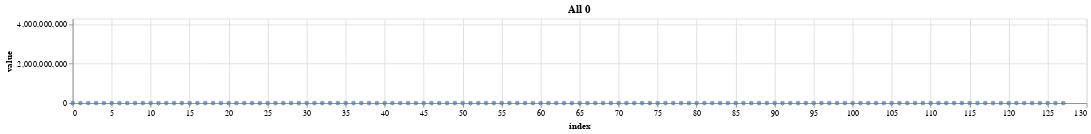
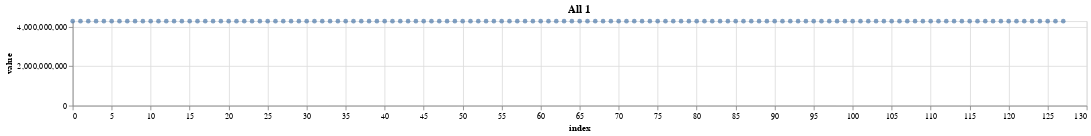
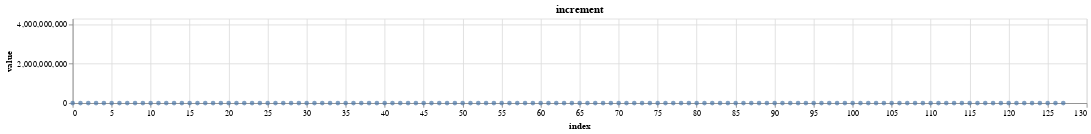
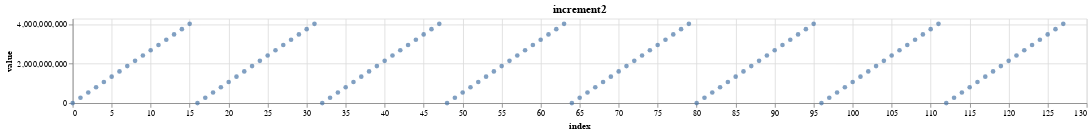

The notebook cell saved with these charts, in order:
### Code cell
from dataclasses import dataclass
import random
from typing import Callable, List
import pandas as pd
import altair as alt


@dataclass
class TestData:
    """Test data class for testing the performance of the algorithm. The data is a list of integers."""

    name: str
    data: List[int]

    def display(self):
        """Display the data using Altair."""
        df = pd.DataFrame(enumerate(self.data), columns=["index", "value"])
        alt.Chart(df).mark_circle().properties(
            title=self.name, width=1200, height=100
        ).encode(
            alt.X("index:Q"),
            alt.Y("value:Q", scale=alt.Scale(zero=True, domain=[0, 0xFFFFFFFF])),
        ).display()

    def transform(
        self, f: Callable[["TestData"], List[int]], name: str = "transform"
    ) -> "TestData":
        """Transform the data using the function f. The function f should take a TestData object and return a list of integers."""
        return TestData(name=f"{name}({self.name})", data=f(self.data))


TEST_DATA_LEN = 512 // 4 # (512 + 8) * 4 + 12
test_datas = [
    TestData(name="All 0", data=[0x00000000 for _ in range(TEST_DATA_LEN)]),
    TestData(name="All 1", data=[0xFFFFFFFF for _ in range(TEST_DATA_LEN)]),
    TestData(name="increment", data=[(i & 0xFFFFFFFF) for i in range(TEST_DATA_LEN)]),
    TestData(
        name="increment2",
        data=[((i * 0x10000000) & 0xFFFFFFFF) for i in range(TEST_DATA_LEN)],
    ),
    TestData(name="bitwalk", data=[(1 << (i % 32)) for i in range(TEST_DATA_LEN)]),
    TestData(
        name="bitwalk2",
        data=[(~(1 << (i % 32)) & 0xFFFFFFFF) for i in range(TEST_DATA_LEN)],
    ),
    TestData(
        name="random1",
        data=[random.randint(0, 0xFFFFFFFF) for _ in range(TEST_DATA_LEN)],
    ),
    TestData(
        name="random2",
        data=[random.randint(0, 0xFFFFFFFF) for _ in range(TEST_DATA_LEN)],
    ),
]

for test_data in test_datas:
    test_data.display()

### Figure 1 — Vega-Lite specification as saved in the notebook (floating-point values rounded to 4 significant figures)
{"config": {"view": {"continuousWidth": 300, "continuousHeight": 300}}, "data": {"name": "data-a92700bd8e80aba084182273712dca5a"}, "mark": {"type": "circle"}, "encoding": {"x": {"field": "index", "type": "quantitative"}, "y": {"field": "value", "scale": {"domain": [0, 4294967295], "zero": true}, "type": "quantitative"}}, "height": 100, "title": "All 0", "width": 1200, "$schema": "https://vega.github.io/schema/vega-lite/v5.17.0.json", "datasets": {"data-a92700bd8e80aba084182273712dca5a": [{"index": 0, "value": 0}, {"index": 1, "value": 0}, {"index": 2, "value": 0}, {"index": 3, "value": 0}, {"index": 4, "value": 0}, {"index": 5, "value": 0}, {"index": 6, "value": 0}, {"index": 7, "value": 0}, {"index": 8, "value": 0}, {"index": 9, "value": 0}, {"index": 10, "value": 0}, {"index": 11, "value": 0}, {"index": 12, "value": 0}, {"index": 13, "value": 0}, {"index": 14, "value": 0}, {"index": 15, "value": 0}, {"index": 16, "value": 0}, {"index": 17, "value": 0}, {"index": 18, "value": 0}, {"index": 19, "value": 0}, {"index": 20, "value": 0}, {"index": 21, "value": 0}, {"index": 22, "value": 0}, {"index": 23, "value": 0}, {"index": 24, "value": 0}, {"index": 25, "value": 0}, {"index": 26, "value": 0}, {"index": 27, "value": 0}, {"index": 28, "value": 0}, {"index": 29, "value": 0}, {"index": 30, "value": 0}, {"index": 31, "value": 0}, {"index": 32, "value": 0}, {"index": 33, "value": 0}, {"index": 34, "value": 0}, {"index": 35, "value": 0}, {"index": 36, "value": 0}, {"index": 37, "value": 0}, {"index": 38, "value": 0}, {"index": 39, "value": 0}, {"index": 40, "value": 0}, {"index": 41, "value": 0}, {"index": 42, "value": 0}, {"index": 43, "value": 0}, {"index": 44, "value": 0}, {"index": 45, "value": 0}, {"index": 46, "value": 0}, {"index": 47, "value": 0}, {"index": 48, "value": 0}, {"index": 49, "value": 0}, {"index": 50, "value": 0}, {"index": 51, "value": 0}, {"index": 52, "value": 0}, {"index": 53, "value": 0}, {"index": 54, "value": 0}, {"index": 55, "value": 0}, {"index": 56, "value": 0}, {"index": 57, "value": 0}, {"index": 58, "value": 0}, {"index": 59, "value": 0}, {"index": 60, "value": 0}, {"index": 61, "value": 0}, {"index": 62, "value": 0}, {"index": 63, "value": 0}, {"index": 64, "value": 0}, {"index": 65, "value": 0}, {"index": 66, "value": 0}, {"index": 67, "value": 0}, {"index": 68, "value": 0}, {"index": 69, "value": 0}, {"index": 70, "value": 0}, {"index": 71, "value": 0}, {"index": 72, "value": 0}, {"index": 73, "value": 0}, {"index": 74, "value": 0}, {"index": 75, "value": 0}, {"index": 76, "value": 0}, {"index": 77, "value": 0}, {"index": 78, "value": 0}, {"index": 79, "value": 0}, {"index": 80, "value": 0}, {"index": 81, "value": 0}, {"index": 82, "value": 0}, {"index": 83, "value": 0}, {"index": 84, "value": 0}, {"index": 85, "value": 0}, {"index": 86, "value": 0}, {"index": 87, "value": 0}, {"index": 88, "value": 0}, {"index": 89, "value": 0}, {"index": 90, "value": 0}, {"index": 91, "value": 0}, {"index": 92, "value": 0}, {"index": 93, "value": 0}, {"index": 94, "value": 0}, {"index": 95, "value": 0}, {"index": 96, "value": 0}, {"index": 97, "value": 0}, {"index": 98, "value": 0}, {"index": 99, "value": 0}, {"index": 100, "value": 0}, {"index": 101, "value": 0}, {"index": 102, "value": 0}, {"index": 103, "value": 0}, {"index": 104, "value": 0}, {"index": 105, "value": 0}, {"index": 106, "value": 0}, {"index": 107, "value": 0}, {"index": 108, "value": 0}, {"index": 109, "value": 0}, {"index": 110, "value": 0}, {"index": 111, "value": 0}, {"index": 112, "value": 0}, {"index": 113, "value": 0}, {"index": 114, "value": 0}, {"index": 115, "value": 0}, {"index": 116, "value": 0}, {"index": 117, "value": 0}, {"index": 118, "value": 0}, {"index": 119, "value": 0}, {"index": 120, "value": 0}, {"index": 121, "value": 0}, {"index": 122, "value": 0}, {"index": 123, "value": 0}, {"index": 124, "value": 0}, {"index": 125, "value": 0}, {"index": 126, "value": 0}, {"index": 127, "value": 0}]}}

### Figure 2 — Vega-Lite specification as saved in the notebook (floating-point values rounded to 4 significant figures)
{"config": {"view": {"continuousWidth": 300, "continuousHeight": 300}}, "data": {"name": "data-613afcc40136a60366fa7224918b0350"}, "mark": {"type": "circle"}, "encoding": {"x": {"field": "index", "type": "quantitative"}, "y": {"field": "value", "scale": {"domain": [0, 4294967295], "zero": true}, "type": "quantitative"}}, "height": 100, "title": "All 1", "width": 1200, "$schema": "https://vega.github.io/schema/vega-lite/v5.17.0.json", "datasets": {"data-613afcc40136a60366fa7224918b0350": [{"index": 0, "value": 4294967295}, {"index": 1, "value": 4294967295}, {"index": 2, "value": 4294967295}, {"index": 3, "value": 4294967295}, {"index": 4, "value": 4294967295}, {"index": 5, "value": 4294967295}, {"index": 6, "value": 4294967295}, {"index": 7, "value": 4294967295}, {"index": 8, "value": 4294967295}, {"index": 9, "value": 4294967295}, {"index": 10, "value": 4294967295}, {"index": 11, "value": 4294967295}, {"index": 12, "value": 4294967295}, {"index": 13, "value": 4294967295}, {"index": 14, "value": 4294967295}, {"index": 15, "value": 4294967295}, {"index": 16, "value": 4294967295}, {"index": 17, "value": 4294967295}, {"index": 18, "value": 4294967295}, {"index": 19, "value": 4294967295}, {"index": 20, "value": 4294967295}, {"index": 21, "value": 4294967295}, {"index": 22, "value": 4294967295}, {"index": 23, "value": 4294967295}, {"index": 24, "value": 4294967295}, {"index": 25, "value": 4294967295}, {"index": 26, "value": 4294967295}, {"index": 27, "value": 4294967295}, {"index": 28, "value": 4294967295}, {"index": 29, "value": 4294967295}, {"index": 30, "value": 4294967295}, {"index": 31, "value": 4294967295}, {"index": 32, "value": 4294967295}, {"index": 33, "value": 4294967295}, {"index": 34, "value": 4294967295}, {"index": 35, "value": 4294967295}, {"index": 36, "value": 4294967295}, {"index": 37, "value": 4294967295}, {"index": 38, "value": 4294967295}, {"index": 39, "value": 4294967295}, {"index": 40, "value": 4294967295}, {"index": 41, "value": 4294967295}, {"index": 42, "value": 4294967295}, {"index": 43, "value": 4294967295}, {"index": 44, "value": 4294967295}, {"index": 45, "value": 4294967295}, {"index": 46, "value": 4294967295}, {"index": 47, "value": 4294967295}, {"index": 48, "value": 4294967295}, {"index": 49, "value": 4294967295}, {"index": 50, "value": 4294967295}, {"index": 51, "value": 4294967295}, {"index": 52, "value": 4294967295}, {"index": 53, "value": 4294967295}, {"index": 54, "value": 4294967295}, {"index": 55, "value": 4294967295}, {"index": 56, "value": 4294967295}, {"index": 57, "value": 4294967295}, {"index": 58, "value": 4294967295}, {"index": 59, "value": 4294967295}, {"index": 60, "value": 4294967295}, {"index": 61, "value": 4294967295}, {"index": 62, "value": 4294967295}, {"index": 63, "value": 4294967295}, {"index": 64, "value": 4294967295}, {"index": 65, "value": 4294967295}, {"index": 66, "value": 4294967295}, {"index": 67, "value": 4294967295}, {"index": 68, "value": 4294967295}, {"index": 69, "value": 4294967295}, {"index": 70, "value": 4294967295}, {"index": 71, "value": 4294967295}, {"index": 72, "value": 4294967295}, {"index": 73, "value": 4294967295}, {"index": 74, "value": 4294967295}, {"index": 75, "value": 4294967295}, {"index": 76, "value": 4294967295}, {"index": 77, "value": 4294967295}, {"index": 78, "value": 4294967295}, {"index": 79, "value": 4294967295}, {"index": 80, "value": 4294967295}, {"index": 81, "value": 4294967295}, {"index": 82, "value": 4294967295}, {"index": 83, "value": 4294967295}, {"index": 84, "value": 4294967295}, {"index": 85, "value": 4294967295}, {"index": 86, "value": 4294967295}, {"index": 87, "value": 4294967295}, {"index": 88, "value": 4294967295}, {"index": 89, "value": 4294967295}, {"index": 90, "value": 4294967295}, {"index": 91, "value": 4294967295}, {"index": 92, "value": 4294967295}, {"index": 93, "value": 4294967295}, {"index": 94, "value": 4294967295}, {"index": 95, "value": 4294967295}, {"index": 96, "value": 4294967295}, {"index": 97, "value": 4294967295}, {"index": 98, "value": 4294967295}, {"index": 99, "value": 4294967295}, {"index": 100, "value": 4294967295}, {"index": 101, "value": 4294967295}, {"index": 102, "value": 4294967295}, {"index": 103, "value": 4294967295}, {"index": 104, "value": 4294967295}, {"index": 105, "value": 4294967295}, {"index": 106, "value": 4294967295}, {"index": 107, "value": 4294967295}, {"index": 108, "value": 4294967295}, {"index": 109, "value": 4294967295}, {"index": 110, "value": 4294967295}, {"index": 111, "value": 4294967295}, {"index": 112, "value": 4294967295}, {"index": 113, "value": 4294967295}, {"index": 114, "value": 4294967295}, {"index": 115, "value": 4294967295}, {"index": 116, "value": 4294967295}, {"index": 117, "value": 4294967295}, {"index": 118, "value": 4294967295}, {"index": 119, "value": 4294967295}, {"index": 120, "value": 4294967295}, {"index": 121, "value": 4294967295}, {"index": 122, "value": 4294967295}, {"index": 123, "value": 4294967295}, {"index": 124, "value": 4294967295}, {"index": 125, "value": 4294967295}, {"index": 126, "value": 4294967295}, {"index": 127, "value": 4294967295}]}}

### Figure 3 — Vega-Lite specification as saved in the notebook (floating-point values rounded to 4 significant figures)
{"config": {"view": {"continuousWidth": 300, "continuousHeight": 300}}, "data": {"name": "data-4d0838080ba4f8b06579a2badd3468b7"}, "mark": {"type": "circle"}, "encoding": {"x": {"field": "index", "type": "quantitative"}, "y": {"field": "value", "scale": {"domain": [0, 4294967295], "zero": true}, "type": "quantitative"}}, "height": 100, "title": "increment", "width": 1200, "$schema": "https://vega.github.io/schema/vega-lite/v5.17.0.json", "datasets": {"data-4d0838080ba4f8b06579a2badd3468b7": [{"index": 0, "value": 0}, {"index": 1, "value": 1}, {"index": 2, "value": 2}, {"index": 3, "value": 3}, {"index": 4, "value": 4}, {"index": 5, "value": 5}, {"index": 6, "value": 6}, {"index": 7, "value": 7}, {"index": 8, "value": 8}, {"index": 9, "value": 9}, {"index": 10, "value": 10}, {"index": 11, "value": 11}, {"index": 12, "value": 12}, {"index": 13, "value": 13}, {"index": 14, "value": 14}, {"index": 15, "value": 15}, {"index": 16, "value": 16}, {"index": 17, "value": 17}, {"index": 18, "value": 18}, {"index": 19, "value": 19}, {"index": 20, "value": 20}, {"index": 21, "value": 21}, {"index": 22, "value": 22}, {"index": 23, "value": 23}, {"index": 24, "value": 24}, {"index": 25, "value": 25}, {"index": 26, "value": 26}, {"index": 27, "value": 27}, {"index": 28, "value": 28}, {"index": 29, "value": 29}, {"index": 30, "value": 30}, {"index": 31, "value": 31}, {"index": 32, "value": 32}, {"index": 33, "value": 33}, {"index": 34, "value": 34}, {"index": 35, "value": 35}, {"index": 36, "value": 36}, {"index": 37, "value": 37}, {"index": 38, "value": 38}, {"index": 39, "value": 39}, {"index": 40, "value": 40}, {"index": 41, "value": 41}, {"index": 42, "value": 42}, {"index": 43, "value": 43}, {"index": 44, "value": 44}, {"index": 45, "value": 45}, {"index": 46, "value": 46}, {"index": 47, "value": 47}, {"index": 48, "value": 48}, {"index": 49, "value": 49}, {"index": 50, "value": 50}, {"index": 51, "value": 51}, {"index": 52, "value": 52}, {"index": 53, "value": 53}, {"index": 54, "value": 54}, {"index": 55, "value": 55}, {"index": 56, "value": 56}, {"index": 57, "value": 57}, {"index": 58, "value": 58}, {"index": 59, "value": 59}, {"index": 60, "value": 60}, {"index": 61, "value": 61}, {"index": 62, "value": 62}, {"index": 63, "value": 63}, {"index": 64, "value": 64}, {"index": 65, "value": 65}, {"index": 66, "value": 66}, {"index": 67, "value": 67}, {"index": 68, "value": 68}, {"index": 69, "value": 69}, {"index": 70, "value": 70}, {"index": 71, "value": 71}, {"index": 72, "value": 72}, {"index": 73, "value": 73}, {"index": 74, "value": 74}, {"index": 75, "value": 75}, {"index": 76, "value": 76}, {"index": 77, "value": 77}, {"index": 78, "value": 78}, {"index": 79, "value": 79}, {"index": 80, "value": 80}, {"index": 81, "value": 81}, {"index": 82, "value": 82}, {"index": 83, "value": 83}, {"index": 84, "value": 84}, {"index": 85, "value": 85}, {"index": 86, "value": 86}, {"index": 87, "value": 87}, {"index": 88, "value": 88}, {"index": 89, "value": 89}, {"index": 90, "value": 90}, {"index": 91, "value": 91}, {"index": 92, "value": 92}, {"index": 93, "value": 93}, {"index": 94, "value": 94}, {"index": 95, "value": 95}, {"index": 96, "value": 96}, {"index": 97, "value": 97}, {"index": 98, "value": 98}, {"index": 99, "value": 99}, {"index": 100, "value": 100}, {"index": 101, "value": 101}, {"index": 102, "value": 102}, {"index": 103, "value": 103}, {"index": 104, "value": 104}, {"index": 105, "value": 105}, {"index": 106, "value": 106}, {"index": 107, "value": 107}, {"index": 108, "value": 108}, {"index": 109, "value": 109}, {"index": 110, "value": 110}, {"index": 111, "value": 111}, {"index": 112, "value": 112}, {"index": 113, "value": 113}, {"index": 114, "value": 114}, {"index": 115, "value": 115}, {"index": 116, "value": 116}, {"index": 117, "value": 117}, {"index": 118, "value": 118}, {"index": 119, "value": 119}, {"index": 120, "value": 120}, {"index": 121, "value": 121}, {"index": 122, "value": 122}, {"index": 123, "value": 123}, {"index": 124, "value": 124}, {"index": 125, "value": 125}, {"index": 126, "value": 126}, {"index": 127, "value": 127}]}}

### Figure 4 — Vega-Lite specification as saved in the notebook (floating-point values rounded to 4 significant figures)
{"config": {"view": {"continuousWidth": 300, "continuousHeight": 300}}, "data": {"name": "data-dbfbc269f15b1658ecc493c67258e625"}, "mark": {"type": "circle"}, "encoding": {"x": {"field": "index", "type": "quantitative"}, "y": {"field": "value", "scale": {"domain": [0, 4294967295], "zero": true}, "type": "quantitative"}}, "height": 100, "title": "increment2", "width": 1200, "$schema": "https://vega.github.io/schema/vega-lite/v5.17.0.json", "datasets": {"data-dbfbc269f15b1658ecc493c67258e625": [{"index": 0, "value": 0}, {"index": 1, "value": 268435456}, {"index": 2, "value": 536870912}, {"index": 3, "value": 805306368}, {"index": 4, "value": 1073741824}, {"index": 5, "value": 1342177280}, {"index": 6, "value": 1610612736}, {"index": 7, "value": 1879048192}, {"index": 8, "value": 2147483648}, {"index": 9, "value": 2415919104}, {"index": 10, "value": 2684354560}, {"index": 11, "value": 2952790016}, {"index": 12, "value": 3221225472}, {"index": 13, "value": 3489660928}, {"index": 14, "value": 3758096384}, {"index": 15, "value": 4026531840}, {"index": 16, "value": 0}, {"index": 17, "value": 268435456}, {"index": 18, "value": 536870912}, {"index": 19, "value": 805306368}, {"index": 20, "value": 1073741824}, {"index": 21, "value": 1342177280}, {"index": 22, "value": 1610612736}, {"index": 23, "value": 1879048192}, {"index": 24, "value": 2147483648}, {"index": 25, "value": 2415919104}, {"index": 26, "value": 2684354560}, {"index": 27, "value": 2952790016}, {"index": 28, "value": 3221225472}, {"index": 29, "value": 3489660928}, {"index": 30, "value": 3758096384}, {"index": 31, "value": 4026531840}, {"index": 32, "value": 0}, {"index": 33, "value": 268435456}, {"index": 34, "value": 536870912}, {"index": 35, "value": 805306368}, {"index": 36, "value": 1073741824}, {"index": 37, "value": 1342177280}, {"index": 38, "value": 1610612736}, {"index": 39, "value": 1879048192}, {"index": 40, "value": 2147483648}, {"index": 41, "value": 2415919104}, {"index": 42, "value": 2684354560}, {"index": 43, "value": 2952790016}, {"index": 44, "value": 3221225472}, {"index": 45, "value": 3489660928}, {"index": 46, "value": 3758096384}, {"index": 47, "value": 4026531840}, {"index": 48, "value": 0}, {"index": 49, "value": 268435456}, {"index": 50, "value": 536870912}, {"index": 51, "value": 805306368}, {"index": 52, "value": 1073741824}, {"index": 53, "value": 1342177280}, {"index": 54, "value": 1610612736}, {"index": 55, "value": 1879048192}, {"index": 56, "value": 2147483648}, {"index": 57, "value": 2415919104}, {"index": 58, "value": 2684354560}, {"index": 59, "value": 2952790016}, {"index": 60, "value": 3221225472}, {"index": 61, "value": 3489660928}, {"index": 62, "value": 3758096384}, {"index": 63, "value": 4026531840}, {"index": 64, "value": 0}, {"index": 65, "value": 268435456}, {"index": 66, "value": 536870912}, {"index": 67, "value": 805306368}, {"index": 68, "value": 1073741824}, {"index": 69, "value": 1342177280}, {"index": 70, "value": 1610612736}, {"index": 71, "value": 1879048192}, {"index": 72, "value": 2147483648}, {"index": 73, "value": 2415919104}, {"index": 74, "value": 2684354560}, {"index": 75, "value": 2952790016}, {"index": 76, "value": 3221225472}, {"index": 77, "value": 3489660928}, {"index": 78, "value": 3758096384}, {"index": 79, "value": 4026531840}, {"index": 80, "value": 0}, {"index": 81, "value": 268435456}, {"index": 82, "value": 536870912}, {"index": 83, "value": 805306368}, {"index": 84, "value": 1073741824}, {"index": 85, "value": 1342177280}, {"index": 86, "value": 1610612736}, {"index": 87, "value": 1879048192}, {"index": 88, "value": 2147483648}, {"index": 89, "value": 2415919104}, {"index": 90, "value": 2684354560}, {"index": 91, "value": 2952790016}, {"index": 92, "value": 3221225472}, {"index": 93, "value": 3489660928}, {"index": 94, "value": 3758096384}, {"index": 95, "value": 4026531840}, {"index": 96, "value": 0}, {"index": 97, "value": 268435456}, {"index": 98, "value": 536870912}, {"index": 99, "value": 805306368}, {"index": 100, "value": 1073741824}, {"index": 101, "value": 1342177280}, {"index": 102, "value": 1610612736}, {"index": 103, "value": 1879048192}, {"index": 104, "value": 2147483648}, {"index": 105, "value": 2415919104}, {"index": 106, "value": 2684354560}, {"index": 107, "value": 2952790016}, {"index": 108, "value": 3221225472}, {"index": 109, "value": 3489660928}, {"index": 110, "value": 3758096384}, {"index": 111, "value": 4026531840}, {"index": 112, "value": 0}, {"index": 113, "value": 268435456}, {"index": 114, "value": 536870912}, {"index": 115, "value": 805306368}, {"index": 116, "value": 1073741824}, {"index": 117, "value": 1342177280}, {"index": 118, "value": 1610612736}, {"index": 119, "value": 1879048192}, {"index": 120, "value": 2147483648}, {"index": 121, "value": 2415919104}, {"index": 122, "value": 2684354560}, {"index": 123, "value": 2952790016}, {"index": 124, "value": 3221225472}, {"index": 125, "value": 3489660928}, {"index": 126, "value": 3758096384}, {"index": 127, "value": 4026531840}]}}
